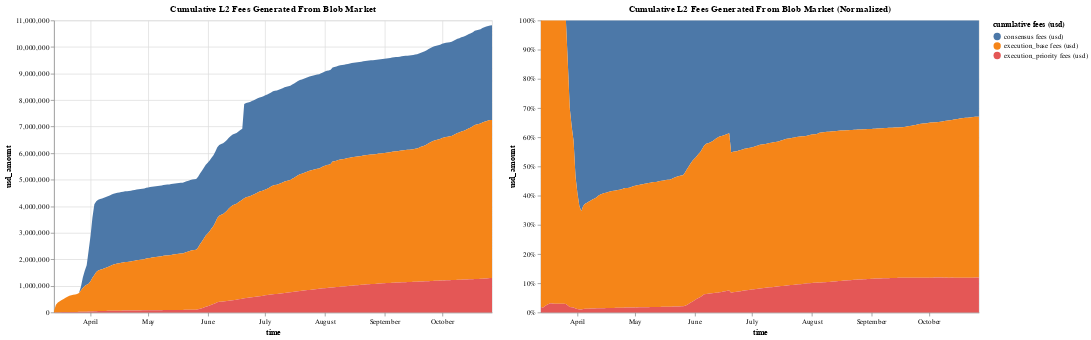

Write notebook code for a chart like this one.
### Code cell
# Concatenate charts horizontally
combined_chart = alt.hconcat(area_chart, area_chart_stacked)

combined_chart

### Figure 1 — Vega-Lite specification as saved in the notebook (floating-point values rounded to 4 significant figures; data arrays with more than 128 entries replaced by an {"elided": "..."} marker saying what was removed)
{"config": {"view": {"continuousWidth": 300, "continuousHeight": 300}}, "hconcat": [{"mark": {"type": "area"}, "encoding": {"color": {"field": "cumulative fees (usd)", "type": "nominal"}, "x": {"field": "time", "type": "temporal"}, "y": {"field": "usd_amount", "type": "quantitative"}}, "height": 400, "title": "Cumulative L2 Fees Generated From Blob Market", "width": 600}, {"mark": {"type": "area"}, "encoding": {"color": {"field": "cumulative fees (usd)", "type": "nominal"}, "x": {"field": "time", "type": "temporal"}, "y": {"field": "usd_amount", "stack": "normalize", "type": "quantitative"}}, "height": 400, "title": "Cumulative L2 Fees Generated From Blob Market (Normalized)", "width": 600}], "data": {"name": "data-a12cc9847c8cdaa487c3737c5edd527e"}, "$schema": "https://vega.github.io/schema/vega-lite/v5.20.1.json", "datasets": {"data-a12cc9847c8cdaa487c3737c5edd527e": {"elided": "687 records"}}}
